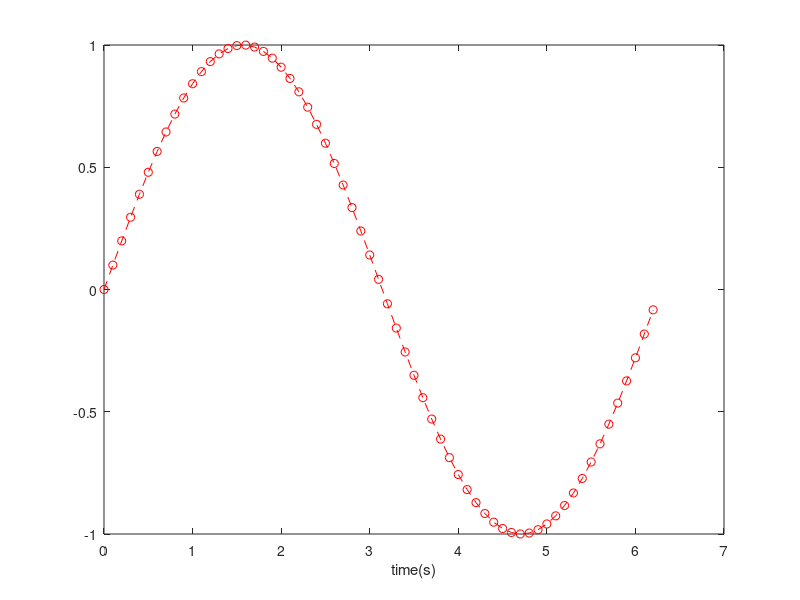

The MATLAB script that drew this image: (Note: this script raises an error after producing the figure.)
x=0:0.1:2*pi;
y=sin(x);
plot(x,y,'r--o');
xlabel('time(s)');
ylabel(Amplitude');
title('sine wave');
grid on;
text(pi/2,1,'peak');
axis([0 2*pi,-1,5 1,5]);
